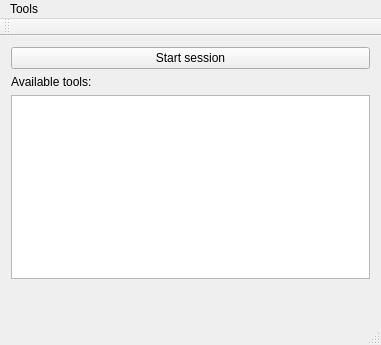
<?xml version="1.0" encoding="UTF-8"?>
<ui version="4.0">
 <class>MainWindow</class>
 <widget class="QMainWindow" name="MainWindow">
  <property name="geometry">
   <rect>
    <x>0</x>
    <y>0</y>
    <width>381</width>
    <height>345</height>
   </rect>
  </property>
  <property name="windowTitle">
   <string>PolToolBox</string>
  </property>
  <widget class="QWidget" name="centralWidget">
   <layout class="QVBoxLayout" name="verticalLayout">
    <item>
     <widget class="QPushButton" name="pushButton">
      <property name="text">
       <string>Start session</string>
      </property>
     </widget>
    </item>
    <item>
     <widget class="QLabel" name="label_available">
      <property name="text">
       <string>Available tools:</string>
      </property>
     </widget>
    </item>
    <item>
     <widget class="QListWidget" name="listWidget_available">
      <property name="editTriggers">
       <set>QAbstractItemView::NoEditTriggers</set>
      </property>
     </widget>
    </item>
    <item>
     <spacer name="verticalSpacer">
      <property name="orientation">
       <enum>Qt::Vertical</enum>
      </property>
      <property name="sizeHint" stdset="0">
       <size>
        <width>20</width>
        <height>40</height>
       </size>
      </property>
     </spacer>
    </item>
   </layout>
  </widget>
  <widget class="QMenuBar" name="menuBar">
   <property name="geometry">
    <rect>
     <x>0</x>
     <y>0</y>
     <width>381</width>
     <height>25</height>
    </rect>
   </property>
   <widget class="QMenu" name="menuTools">
    <property name="title">
     <string>Tools</string>
    </property>
    <addaction name="actionSettings"/>
   </widget>
   <addaction name="menuTools"/>
  </widget>
  <widget class="QToolBar" name="mainToolBar">
   <attribute name="toolBarArea">
    <enum>TopToolBarArea</enum>
   </attribute>
   <attribute name="toolBarBreak">
    <bool>false</bool>
   </attribute>
  </widget>
  <widget class="QStatusBar" name="statusBar"/>
  <action name="actionSettings">
   <property name="text">
    <string>Settings</string>
   </property>
  </action>
 </widget>
 <layoutdefault spacing="6" margin="11"/>
 <resources/>
 <connections/>
</ui>
